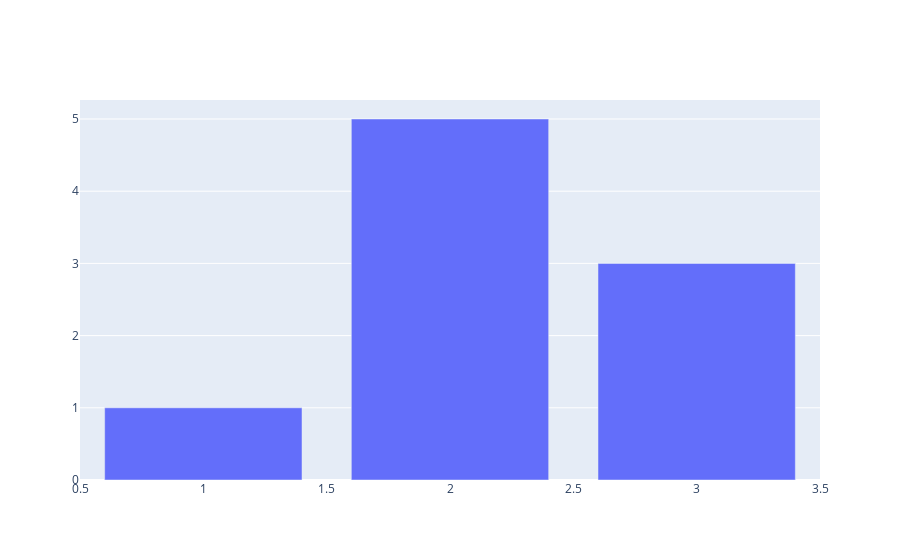

Notebook code cell kept with this figure:
### Code cell
import plotly.graph_objects as go # matplotlib과 개념 유사
fig = go.Figure()
fig.add_trace(go.Bar(x = [1, 2, 3], y = [1, 5, 3]))
fig.show()

### Figure 1 — Plotly figure (JSON) as saved in the notebook; plotly's stock layout.template omitted (floating-point values rounded to 4 significant figures)
{"data": [{"type": "bar", "x": [1, 2, 3], "y": [1, 5, 3]}], "layout": {}}
